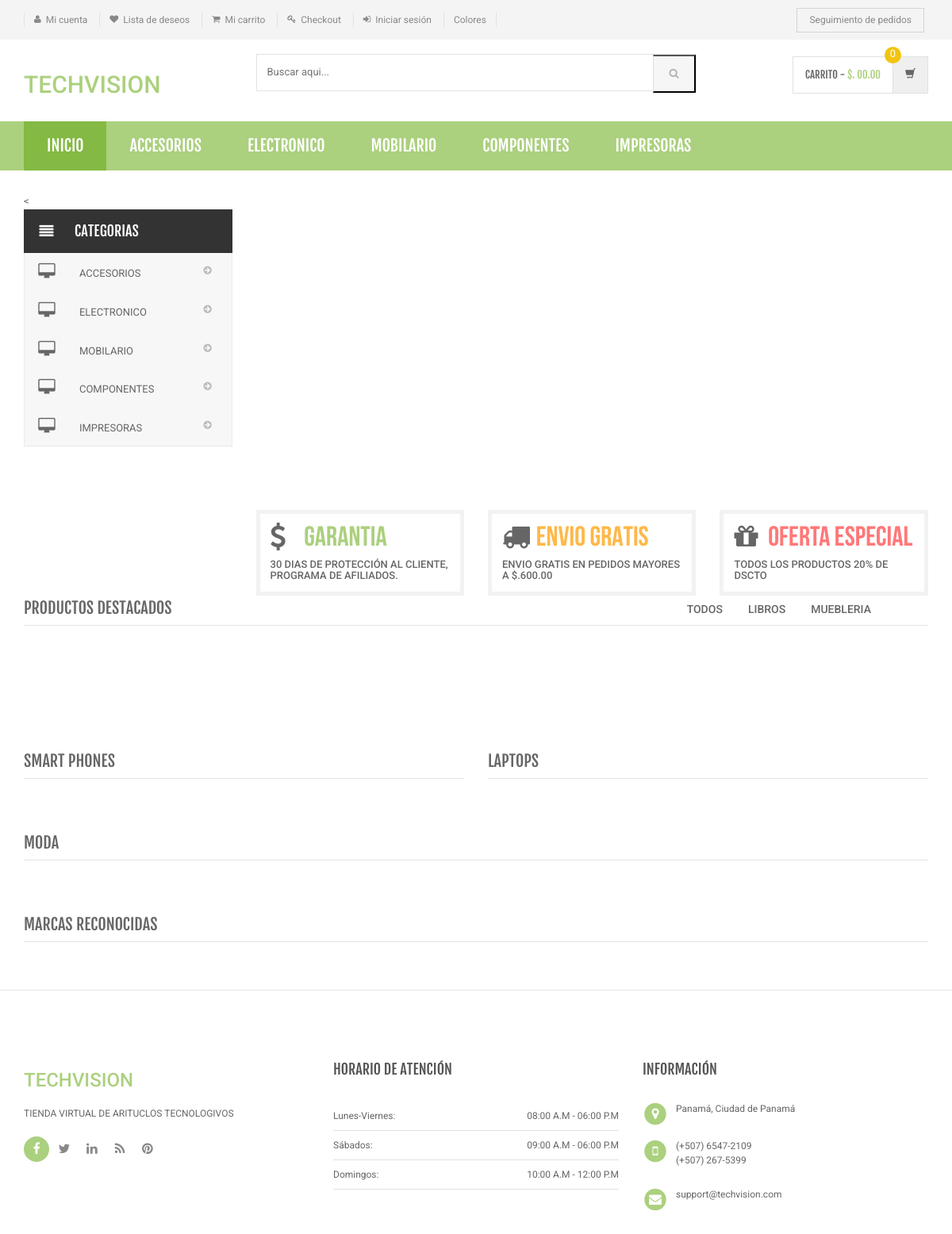
The page / on the database its author committed.
### tables this page shows
CREATE TABLE `category` (
  `id` int(11) NOT NULL AUTO_INCREMENT,
  `categoryName` varchar(255) DEFAULT NULL,
  `categoryDescription` longtext DEFAULT NULL,
  `creationDate` timestamp NOT NULL DEFAULT current_timestamp(),
  `updationDate` varchar(255) DEFAULT NULL,
  PRIMARY KEY (`id`)
);

### index.php (the view, shortened to what this page needs)
<?php
include('includes/config.php');
?>
<!DOCTYPE html>
<html lang="es">
<head>
	<link rel="stylesheet" href="assets/css/bootstrap.min.css">
	<link rel="stylesheet" href="assets/css/main.css">
	<link rel="stylesheet" href="assets/css/green.css">
	<link rel="stylesheet" href="assets/css/owl.carousel.css">
	<link rel="stylesheet" href="assets/css/owl.transitions.css">
	<link rel="stylesheet" href="assets/css/owl.theme.css">
	<link href="assets/css/lightbox.css" rel="stylesheet">
	<link rel="stylesheet" href="assets/css/animate.min.css">
	<link rel="stylesheet" href="assets/css/rateit.css">
	<link rel="stylesheet" href="assets/css/bootstrap-select.min.css">
	<link rel="stylesheet" href="assets/css/config.css">
	<link href="assets/css/green.css" rel="alternate stylesheet" title="Green color">
	<link href="assets/css/blue.css" rel="alternate stylesheet" title="Blue color">
	<link href="assets/css/red.css" rel="alternate stylesheet" title="Red color">
	<link href="assets/css/orange.css" rel="alternate stylesheet" title="Orange color">
	<link href="assets/css/dark-green.css" rel="alternate stylesheet" title="Darkgreen color">
	<link rel="stylesheet" href="assets/css/font-awesome.min.css">
</head>
<body class="cnt-home">
	<header class="header-style-1">
		<?php include('includes/top-header.php'); ?>
		<?php include('includes/main-header.php'); ?>
		<?php include('includes/menu-bar.php'); ?>
	</header>
	<div class="body-content outer-top-xs" id="top-banner-and-menu">
		<div class="container">
			<div class="furniture-container homepage-container">
				<div class="row">
					<div class="col-xs-12 col-sm-12 col-md-3 sidebar">
						< <?php include('includes/side-menu.php');?>
					</div>
					<div class="col-xs-12 col-sm-12 col-md-9 homebanner-holder">
						<div id="hero" class="homepage-slider3">
						</div>
						<div class="info-boxes wow fadeInUp">
							<div class="info-boxes-inner">
								<div class="row">
									<div class="col-md-6 col-sm-4 col-lg-4">
										<div class="info-box">
											<div class="row">
												<div class="col-xs-2">
													<i class="icon fa fa-dollar"></i>
												</div>
												<div class="col-xs-10">
													<h4 class="info-box-heading green">Garantia</h4>
												</div>
											</div>
											<h6 class="text">30 dias de protección al cliente, programa de afiliados.</h6>
										</div>
									</div>
									<div class="hidden-md col-sm-4 col-lg-4">
										<div class="info-box">
											<div class="row">
												<div class="col-xs-2">
													<i class="icon fa fa-truck"></i>
												</div>
												<div class="col-xs-10">
													<h4 class="info-box-heading orange">Envio gratis</h4>
												</div>
											</div>
											<h6 class="text">envio gratis en pedidos mayores a $.600.00</h6>
										</div>
									</div>
									<div class="col-md-6 col-sm-4 col-lg-4">
										<div class="info-box">
											<div class="row">
												<div class="col-xs-2">
													<i class="icon fa fa-gift"></i>
												</div>
												<div class="col-xs-10">
													<h4 class="info-box-heading red">Oferta Especial</h4>
												</div>
											</div>
											<h6 class="text">Todos los productos 20% de dscto </h6>
										</div>
									</div>
								</div>
							</div>
						</div>
					</div>
				</div>
				<div id="product-tabs-slider" class="scroll-tabs inner-bottom-vs  wow fadeInUp">
					<div class="more-info-tab clearfix">
						<h3 class="new-product-title pull-left">Productos Destacados</h3>
						<ul class="nav nav-tabs nav-tab-line pull-right" id="new-products-1">
							<li class="active"><a href="#all" data-toggle="tab">Todos</a></li>
							<li><a href="#books" data-toggle="tab">Libros</a></li>
							<li><a href="#furniture" data-toggle="tab">Muebleria</a></li>
						</ul>
					</div>
				</div>
				<div class="sections prod-slider-small outer-top-small">
					<div class="row">
						<div class="col-md-6">
							<section class="section">
								<h3 class="section-title">Smart Phones</h3>
							</section>
						</div>
						<div class="col-md-6">
							<section class="section">
								<h3 class="section-title">Laptops</h3>
							</section>
						</div>
					</div>
				</div>
				<section class="section featured-product inner-xs wow fadeInUp">
					<h3 class="section-title">Moda</h3>
				</section>
				<?php include('includes/brands-slider.php'); ?>
			</div>
		</div>
		<?php include('includes/footer.php'); ?>
</body>
</html>

### includes/menu-bar.php (shortened to what this page needs)
<div class="header-nav animate-dropdown">
    <div class="container">
        <div class="yamm navbar navbar-default" role="navigation">
            <div class="nav-bg-class">
                <div class="navbar-collapse collapse" id="mc-horizontal-menu-collapse">
	<div class="nav-outer">
		<ul class="nav navbar-nav">
			<li class="active dropdown yamm-fw">
				<a href="index.php" data-hover="dropdown" class="dropdown-toggle">Inicio</a>
			</li>
              <?php $sql=mysqli_query($con,"select id,categoryName  from category limit 6");
while($row=mysqli_fetch_array($sql))
{
    ?>
			<li class="dropdown yamm">
				<a href="category.php?cid=<?php echo $row['id'];?>"> <?php echo $row['categoryName'];?></a>
			</li>
			<?php } ?>
		</ul>
		<div class="clearfix"></div>
	</div>
</div>
            </div>
        </div>
    </div>
</div>

### includes/side-menu.php
<div class="side-menu animate-dropdown outer-bottom-xs">
    <div class="head"><i class="icon fa fa-align-justify fa-fw"></i> Categorias</div>
    <nav class="yamm megamenu-horizontal" role="navigation">
        <ul class="nav">
            <li class="dropdown menu-item">
              <?php $sql=mysqli_query($con,"select id,categoryName  from category");
while($row=mysqli_fetch_array($sql))
{
    ?>
                <a href="category.php?cid=<?php echo $row['id'];?>" class="dropdown-toggle"><i class="icon fa fa-desktop fa-fw"></i>
                <?php echo $row['categoryName'];?></a>
                <?php }?>
</li>
</ul>
    </nav>
</div>

### assets/css/green.css (style rules this page uses)
a { color: #abd07e; }
.header-style-1 .header-nav { background: #abd07e; }
.cnt-home .header-style-1 .header-nav .navbar .navbar-nav > li.active { background: #84b943; }
.info-box .info-box-heading.green { color: #abd07e; }

### assets/css/lightbox.css (style rules this page uses)
body:after { content: url(../images/close.png) url(../images/loading.gif) url(../images/prev.png) url(../images/next.png); display: none; }

### assets/css/blue.css (style rules this page uses)
a { color: #3498db; }
.header-style-1 .header-nav { background: #3498db; }
.cnt-home .header-style-1 .header-nav .navbar .navbar-nav > li.active { background: #1d6ca1; }
.info-box .info-box-heading.green { color: #3498db; }

### assets/css/red.css (style rules this page uses)
a { color: #ff6c6c; }
.header-style-1 .header-nav { background: #ff6c6c; }
.cnt-home .header-style-1 .header-nav .navbar .navbar-nav > li.active { background: #ff1a1a; }
.info-box .info-box-heading.green { color: #ff6c6c; }

### assets/css/orange.css (style rules this page uses)
a { color: #f39c12; }
.header-style-1 .header-nav { background: #f39c12; }
.cnt-home .header-style-1 .header-nav .navbar .navbar-nav > li.active { background: #ab6c09; }
.info-box .info-box-heading.green { color: #f39c12; }

### assets/css/dark-green.css (style rules this page uses)
a { color: #12cca7; }
.header-style-1 .header-nav { background: #12cca7; }
.cnt-home .header-style-1 .header-nav .navbar .navbar-nav > li.active { background: #0b816a; }
.info-box .info-box-heading.green { color: #12cca7; }

### rows shown on the page
category: categoryName "ACCESORIOS"
category: categoryName "ELECTRONICO"
category: categoryName "MOBILARIO"
category: categoryName "COMPONENTES"
category: categoryName "IMPRESORAS"
